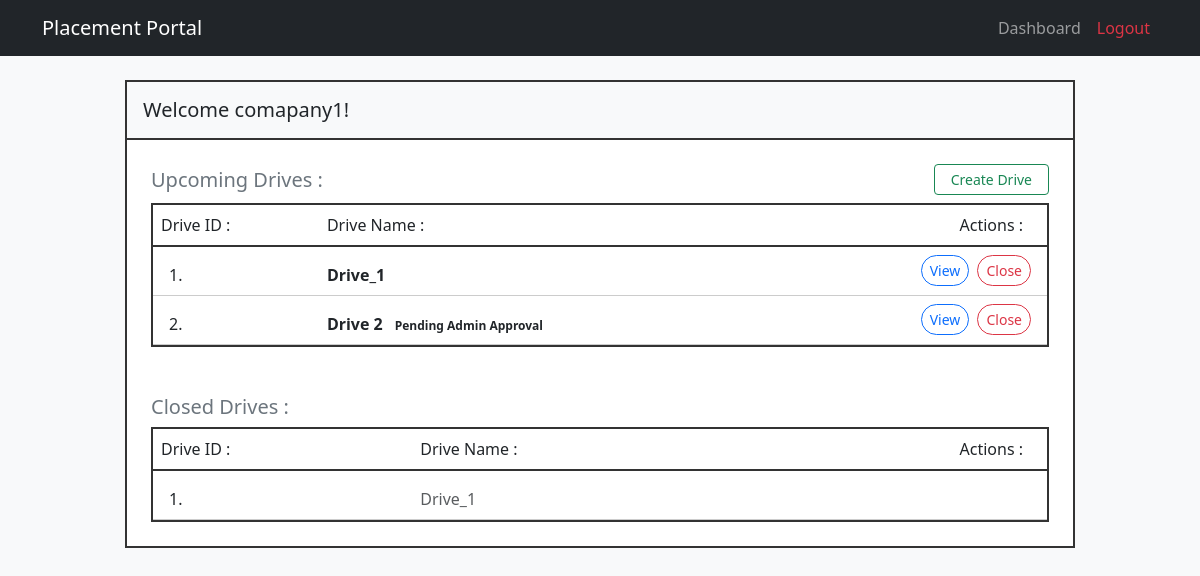
The app's page /company/dashboard (signed in), older data.
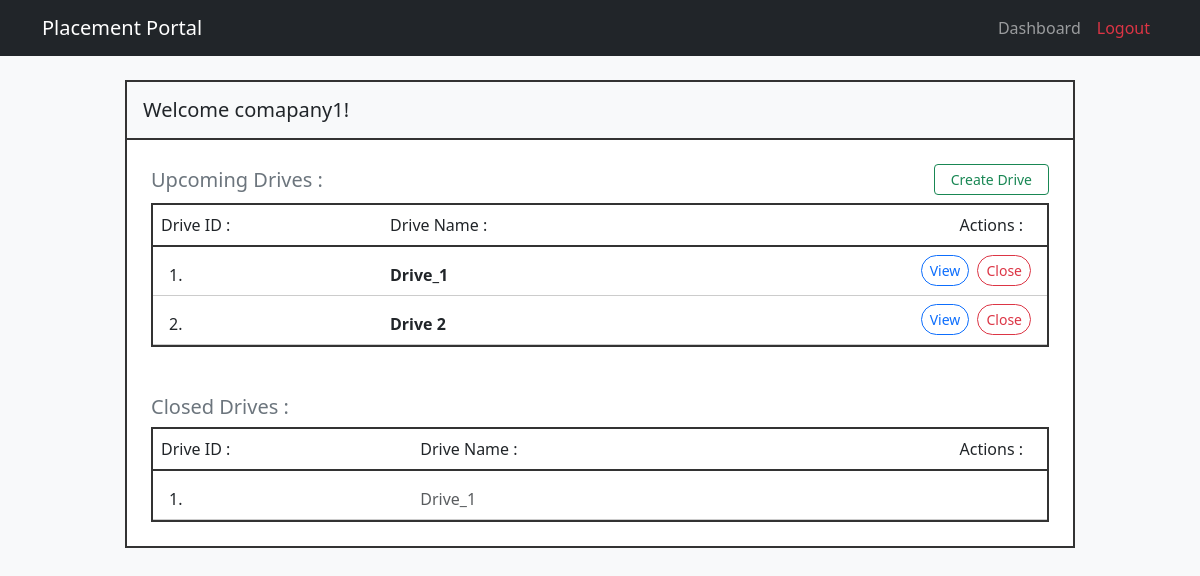
The same page, newer data.
### models.py (models this page shows, shortened)
class PlacementDrive(db.Model):
    __tablename__ = 'placement_drive'
    id = db.Column(db.Integer, primary_key=True, autoincrement=True)
    name = db.Column(db.String(255), nullable=False)
    comp_id = db.Column(db.Integer, db.ForeignKey('company.company_id'), nullable=False)
    job_title = db.Column(db.String(255), nullable=False)
    job_desc = db.Column(db.String(255), nullable=False)
    min_cgpa = db.Column(db.Numeric(4, 2))
    eligible_grad_yr = db.Column(db.Integer)
    salary = db.Column(db.Integer)
    location = db.Column(db.String(255))
    deadline = db.Column(db.DateTime, nullable=False)
    status = db.Column(db.String(50), nullable=False, default='Pending') #Pending/Approved/Rejected/Closed
    remarks = db.Column(db.String(255))
    created_at = db.Column(db.DateTime, nullable=False, default=datetime.now)
    updated_at = db.Column(db.DateTime, default=datetime.now, onupdate=datetime.now)
    applications = db.relationship('Application', backref='drive')
    eligible_departments = db.relationship('EligibleDepartments', backref='placement_drive', cascade='all, delete-orphan')

### app.py (the view)
@app.route('/company/dashboard')
@login_required
def company_dashboard():
    if not current_user.is_authenticated or not current_user.get_id().startswith('company_'):
        return "Unauthorized Access : Not a Company ", 403
    if current_user.approval_status == 'pending':
        logout_user()
        flash('Company registration not yet approved by admin', 'warning')
        return redirect(url_for('login'))
    if current_user.approval_status == 'rejected':
        logout_user()
        flash('Company registration rejected by admin', 'danger')
        return redirect(url_for('login'))
    if current_user.is_blacklisted:
        logout_user()
        flash('Company is blacklisted', 'danger')
        return redirect(url_for('login'))
    company = Company.query.filter_by(company_id=current_user.company_id).first()
    if not company:
        flash('Company profile not found', 'danger')
        return redirect(url_for('login'))
    drives = PlacementDrive.query.filter_by(comp_id=company.company_id).all()
    drive_ids = []
    for i in drives:
        drive_ids.append(i.id)
    if drive_ids:
        applications = Application.query.filter(Application.drive_id.in_(drive_ids)).all()
    else:
        applications = []
    upcoming_drives = PlacementDrive.query.filter(
        PlacementDrive.comp_id == company.company_id,
        PlacementDrive.status.in_(['Active', 'Pending', 'approved'])
    ).all()
    closed_drives = PlacementDrive.query.filter(
        PlacementDrive.comp_id == company.company_id,
        PlacementDrive.status.in_(['Closed', 'Rejected'])
    ).all()
    return render_template('company_dashboard.html', company=company, upcoming_drives=upcoming_drives, closed_drives=closed_drives, applications=applications)

### app.py (called while the page is built)
@login_manager.user_loader #Run this fn everytime the user clicks a new page
def load_user(user_id):
    try:
        role, uid = user_id.split('_', 1)
        if role == 'admin':
            return db.session.get(Admin, int(uid))
        elif role == 'student':
            return db.session.get(Student, uid)
        elif role == 'company':
            return db.session.get(Company, int(uid))
    except Exception as e:
        return None
    return None

### models.py (called while the page is built)
    def get_id(self):
        return f"company_{self.company_id}"

### templates/company_dashboard.html (shortened to what the changed rows need)
{% extends "base.html" %}
{% block content %}
<div class="row justify-content-center mt-4 mb-5">
    <div class="col-lg-10 p-0 bg-white" style="border: 2px solid #333;">
        <div class="p-4">
            <div class="mb-5">
                <div style="border: 2px solid #333;">
                    <table class="table table-borderless mb-0">
                        <thead class="bg-light" style="border-bottom: 2px solid #333;">
                            <tr>
                                <th class="fw-normal pb-2 pt-2">Drive ID :</th>
                                <th class="fw-normal pb-2 pt-2">Drive Name :</th>
                                <th class="fw-normal pb-2 pt-2 text-end pe-4">Actions :</th>
                            </tr>
                        </thead>
                        <tbody>
                            {% for drive in upcoming_drives %}
                            <tr style="border-bottom: 1px solid #ccc;">
                                <td class="pt-3 ps-3">{{ loop.index }}.</td>
                                <td class="pt-3 text-dark fw-bold">
                                    {{ drive.name }}
                                    {% if drive.status == 'Pending' %}
                                        <span class="badge text-dark">Pending Admin Approval</span>
                                    {% endif %}
                                </td>
                                <td class="text-end pt-2 pb-2 pe-3" style="white-space: nowrap;">
                                    <a href="{{ url_for('company_drive_action', action='fetch_applications', drive_id=drive.id) }}" class="btn btn-sm btn-outline-primary rounded-pill px-2">View</a>
                                    <a href="{{ url_for('company_drive_action', action='close', drive_id=drive.id) }}" class="btn btn-sm btn-outline-danger rounded-pill px-2 ms-1">Close</a>
                                </td>
                            </tr>
                            {% else %}
                            <tr>
                                <td colspan="3" class="text-center text-muted pt-4 pb-4">No upcoming drives posted.</td>
                            </tr>
                            {% endfor %}
                        </tbody>
                    </table>
                </div>
            </div>
            <div>
                <div style="border: 2px solid #333;">
                    <table class="table table-borderless mb-0">
                        <thead class="bg-light" style="border-bottom: 2px solid #333;">
                            <tr>
                                <th class="fw-normal pb-2 pt-2">Drive ID : </th>
                                <th class="fw-normal pb-2 pt-2">Drive Name :</th>
                                <th class="fw-normal pb-2 pt-2 text-end pe-4">Actions :</th>
                            </tr>
                        </thead>
                    </table>
                </div>
            </div>
        </div>
    </div>
</div>
{% endblock %}

Row changes from the older to the newer data that the page shows:
changed PlacementDrive "Drive 2": no longer shows "Pending Admin Approval"
